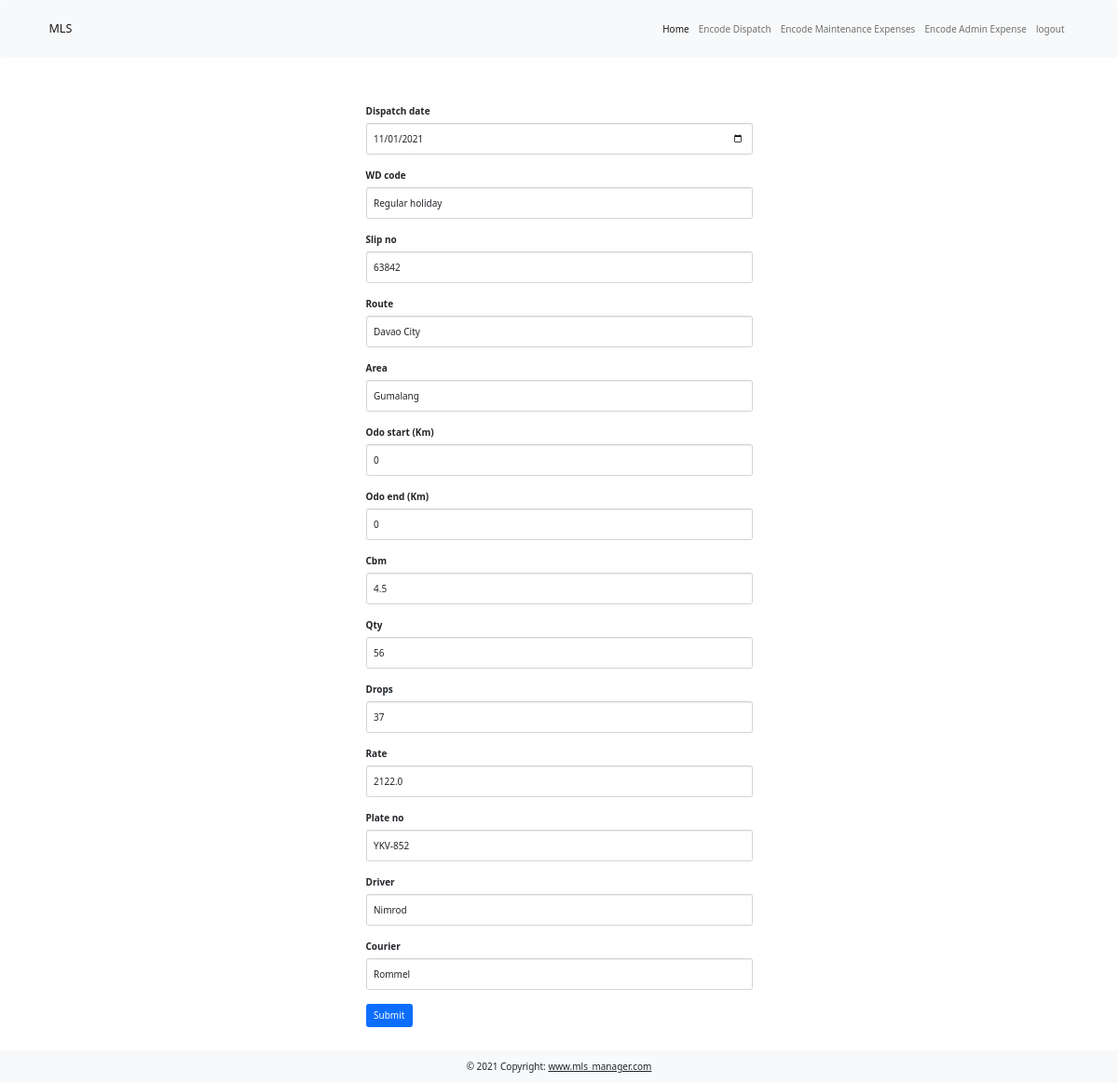
Page /edit_dispatch/1 (signed in) on the earlier database version.
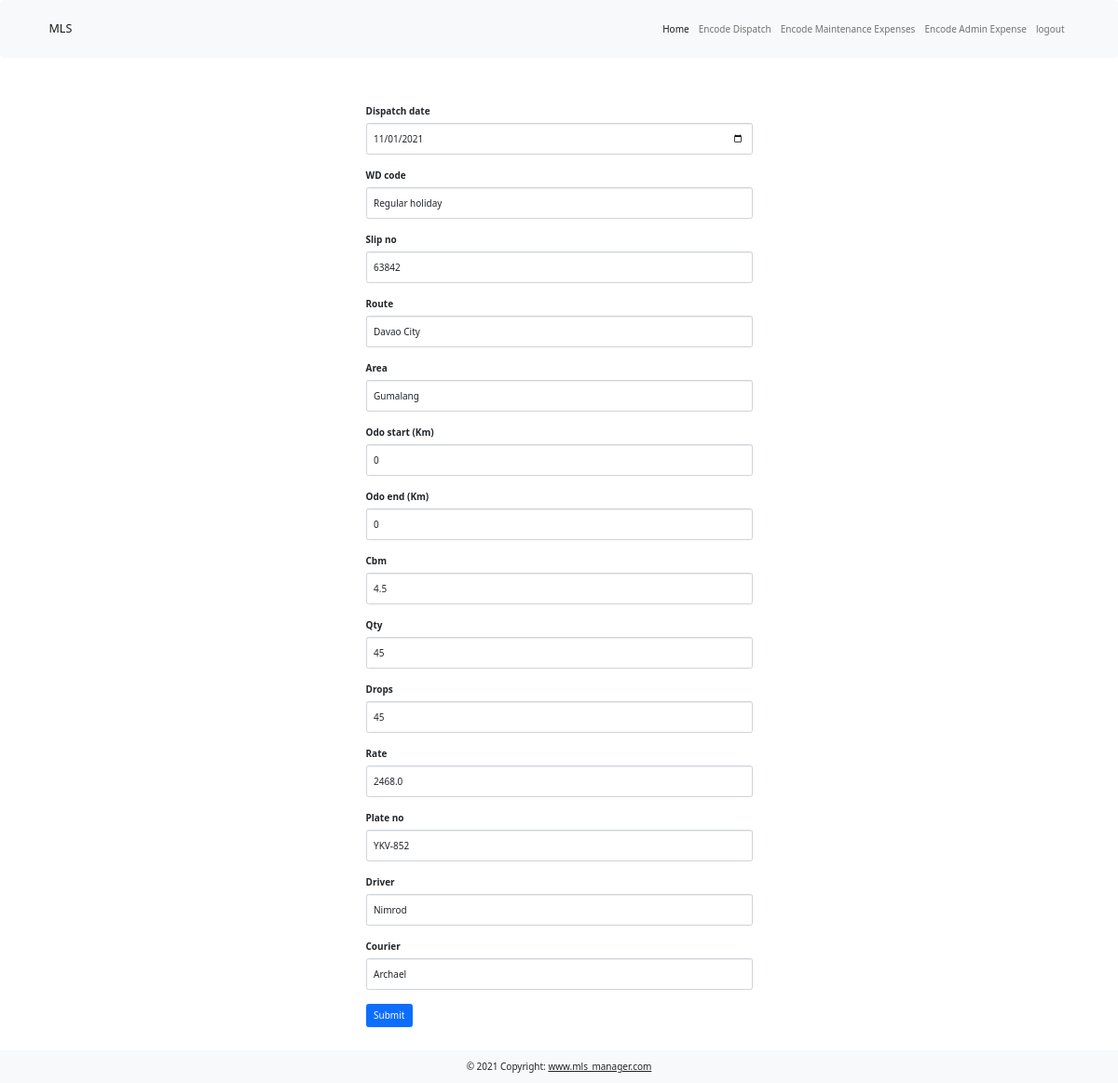
Same page on the later database version.
### main.py (models this page shows)
class Dispatch(UserMixin, db.Model):
    __tablename__ = "dispatch"
    id = db.Column(db.Integer, primary_key=True)
    dispatch_date = db.Column(db.String(100), nullable=False)
    wd_code = db.Column(db.String(100), nullable=False)
    slip_no = db.Column(db.String(100), nullable=False)
    route = db.Column(db.String(100), nullable=False)
    area = db.Column(db.String(250))
    odo_start = db.Column(db.Integer)
    odo_end = db.Column(db.Integer)
    km = db.Column(db.Float(precision=1))
    cbm = db.Column(db.String(100), nullable=False)
    qty = db.Column(db.String(100), nullable=False)
    drops = db.Column(db.String(100), nullable=False)
    rate = db.Column(db.String(100), nullable=False)
    plate_no = db.Column(db.String(100), nullable=False)
    driver = db.Column(db.String(100), nullable=False)
    courier = db.Column(db.String(100), nullable=False)
    encoded_on = db.Column(db.String(100), nullable=False)
    encoded_by = db.Column(db.String(100))
    encoder_id = db.Column(db.Integer, db.ForeignKey("users.id"))
    encoder = relationship("User", back_populates="dispatch")
    pay_day = db.Column(db.String(100), nullable=False)
    invoice_no = db.Column(db.String(100))
    or_no = db.Column(db.String(100))
    or_amt = db.Column(db.Float(precision=1))

### main.py (the view, shortened to what this page needs)
@app.route("/edit_dispatch/<int:dispatch_id>", methods=["Get", "Post"])
@login_required
def edit_dispatch(dispatch_id):
    dispatch_to_edit = Dispatch.query.get(dispatch_id)
    edit_form = DispatchForm(
        dispatch_date=datetime.strptime(dispatch_to_edit.dispatch_date, "%Y-%m-%d-%a"),
        wd_code=dispatch_to_edit.wd_code,
        slip_no=dispatch_to_edit.slip_no,
        route=dispatch_to_edit.route,
        area=dispatch_to_edit.area,
        odo_start=dispatch_to_edit.odo_start,
        odo_end=dispatch_to_edit.odo_end,
        cbm=dispatch_to_edit.cbm,
        qty=dispatch_to_edit.qty,
        drops=dispatch_to_edit.drops,
        rate=dispatch_to_edit.rate,
        plate_no=dispatch_to_edit.plate_no,
        driver=dispatch_to_edit.driver,
        courier=dispatch_to_edit.courier,
    )
    return render_template("dispatch_input.html", form=edit_form)

### main.py (called while the page is built)
@login_manager.user_loader
def load_user(user_id):
    return User.query.get(int(user_id))

### templates/dispatch_input.html (shortened to what this page needs)
{% extends 'bootstrap/base.html' %}
{% import "bootstrap/wtf.html" as wtf %}
{% block content%}
    {% include 'header.html' %}
    <div class="container mb-5">
        <div class="row justify-content-center">
            <div class="col col-lg-5 col-md-8 px-5 g-5 m-5">
                {{ wtf.quick_form(form, novalidate=True, button_map={"submit": "primary"}) }}
            </div>
        </div>
    </div>
 {% include 'footer.html' %}
{% endblock%}

Differences in the rows shown:
changed Dispatch "Regular holiday": qty "56" → "45"; drops "37" → "45"; rate "2122.0" → "2468.0"; courier "Rommel" → "Archael"
